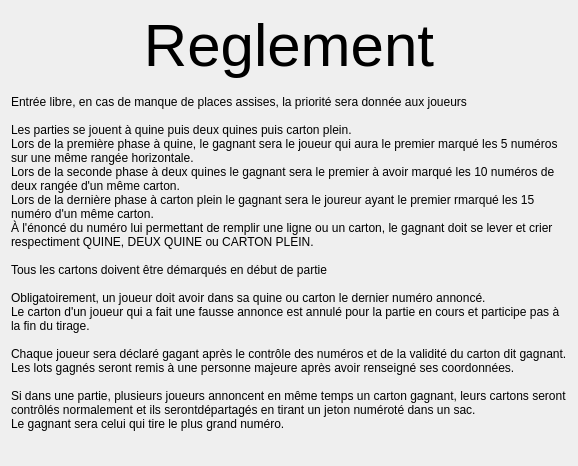
      <widget class="QWidget" name="pageEventRules">
       <layout class="QGridLayout" name="gridLayout_14">
        <item row="0" column="1">
         <widget class="QLabel" name="ER_Title">
          <property name="sizePolicy">
           <sizepolicy hsizetype="Preferred" vsizetype="Preferred">
            <horstretch>5</horstretch>
            <verstretch>0</verstretch>
           </sizepolicy>
          </property>
          <property name="font">
           <font>
            <pointsize>45</pointsize>
            <kerning>false</kerning>
           </font>
          </property>
          <property name="text">
           <string>Reglement</string>
          </property>
          <property name="scaledContents">
           <bool>true</bool>
          </property>
          <property name="alignment">
           <set>Qt::AlignCenter</set>
          </property>
          <property name="wordWrap">
           <bool>true</bool>
          </property>
          <property name="textInteractionFlags">
           <set>Qt::NoTextInteraction</set>
          </property>
         </widget>
        </item>
        <item row="2" column="0" colspan="3">
         <widget class="QLabel" name="ER_Rules">
          <property name="sizePolicy">
           <sizepolicy hsizetype="Preferred" vsizetype="Preferred">
            <horstretch>1</horstretch>
            <verstretch>20</verstretch>
           </sizepolicy>
          </property>
          <property name="text">
           <string>Entrée libre, en cas de manque de places assises, la priorité sera donnée aux joueurs

Les parties se jouent à quine puis deux quines puis carton plein.
Lors de la première phase à quine, le gagnant sera le joueur qui aura le premier marqué les 5 numéros sur une même rangée horizontale.
Lors de la seconde phase à deux quines le gagnant sera le premier à avoir marqué les 10 numéros de deux rangée d'un même carton.
Lors de la dernière phase à carton plein le gagnant sera le joureur ayant le premier rmarqué les 15 numéro d'un même carton.
À l'énoncé du numéro lui permettant de remplir une ligne ou un carton, le gagnant doit se lever et crier respectiment QUINE, DEUX QUINE ou CARTON PLEIN.

Tous les cartons doivent être démarqués en début de partie

Obligatoirement, un joueur doit avoir dans sa quine ou carton le dernier numéro annoncé.
Le carton d'un joueur qui a fait une fausse annonce est annulé pour la partie en cours et participe pas à la fin du tirage.

Chaque joueur sera déclaré gagant après le contrôle des numéros et de la validité du carton dit gagnant.
Les lots gagnés seront remis à une personne majeure après avoir renseigné ses coordonnées.

Si dans une partie, plusieurs joueurs annoncent en même temps un carton gagnant, leurs cartons seront contrôlés normalement et ils serontdépartagés en tirant un jeton numéroté dans un sac.
Le gagnant sera celui qui tire le plus grand numéro.
                                            </string>
          </property>
          <property name="scaledContents">
           <bool>true</bool>
          </property>
          <property name="alignment">
           <set>Qt::AlignLeading|Qt::AlignLeft|Qt::AlignVCenter</set>
          </property>
          <property name="wordWrap">
           <bool>true</bool>
          </property>
          <property name="textInteractionFlags">
           <set>Qt::NoTextInteraction</set>
          </property>
         </widget>
        </item>
        <item row="3" column="0" colspan="3">
         <spacer name="verticalSpacer_12">
          <property name="orientation">
           <enum>Qt::Vertical</enum>
          </property>
          <property name="sizeHint" stdset="0">
           <size>
            <width>0</width>
            <height>10</height>
           </size>
          </property>
         </spacer>
        </item>
        <item row="0" column="2" rowspan="2">
         <widget class="QLabel" name="ER_LogoB">
          <property name="sizePolicy">
           <sizepolicy hsizetype="Preferred" vsizetype="Preferred">
            <horstretch>1</horstretch>
            <verstretch>1</verstretch>
           </sizepolicy>
          </property>
          <property name="text">
           <string>&lt;logo&gt;</string>
          </property>
          <property name="scaledContents">
           <bool>false</bool>
          </property>
          <property name="alignment">
           <set>Qt::AlignRight|Qt::AlignTrailing|Qt::AlignVCenter</set>
          </property>
         </widget>
        </item>
        <item row="1" column="1">
         <spacer name="verticalSpacer_13">
          <property name="orientation">
           <enum>Qt::Vertical</enum>
          </property>
          <property name="sizeHint" stdset="0">
           <size>
            <width>0</width>
            <height>10</height>
           </size>
          </property>
         </spacer>
        </item>
        <item row="0" column="0" rowspan="2">
         <widget class="QLabel" name="ER_LogoA">
          <property name="sizePolicy">
           <sizepolicy hsizetype="Preferred" vsizetype="Preferred">
            <horstretch>1</horstretch>
            <verstretch>1</verstretch>
           </sizepolicy>
          </property>
          <property name="text">
           <string>&lt;logo&gt;</string>
          </property>
          <property name="scaledContents">
           <bool>false</bool>
          </property>
         </widget>
        </item>
       </layout>
      </widget>
